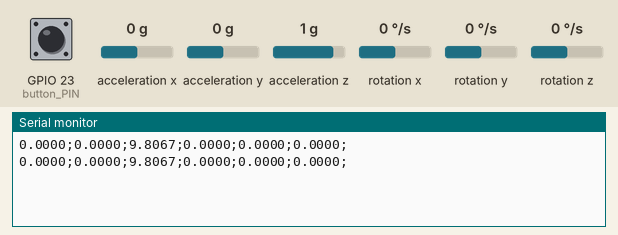
Recording of a sketch running on a simulated ESP32. Shown: the last lines printed to the serial monitor. Wiring (inferred from the names in the program): MPU-6050 motion sensor at I2C address 0x68. The inputs (shaded band) are chosen by the test bench; at power-on: GPIO 23 (button_PIN) HIGH, acceleration x 0 g, acceleration y 0 g, acceleration z 1 g, rotation x 0 °/s, rotation y 0 °/s, rotation z 0 °/s.

Above: at 10.8 s.
10.9 s: GPIO 23 (button_PIN) pulled LOW for 3 s
At 12.4 s:
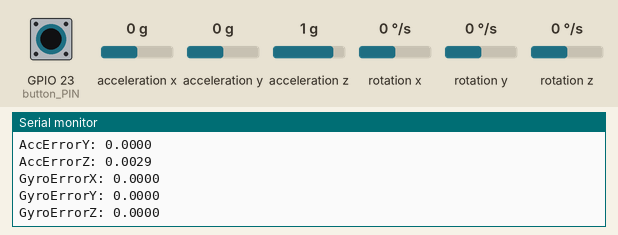
18.3 s: acceleration x set to -1.4 g
At 20.4 s:
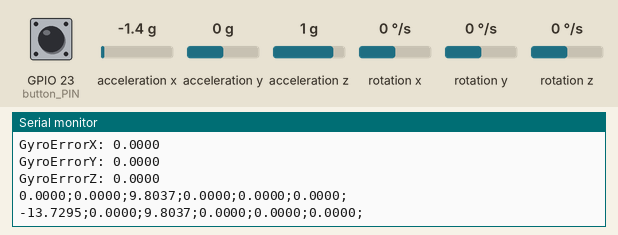
25.7 s: acceleration y set to -1.4 g
At 30.4 s:
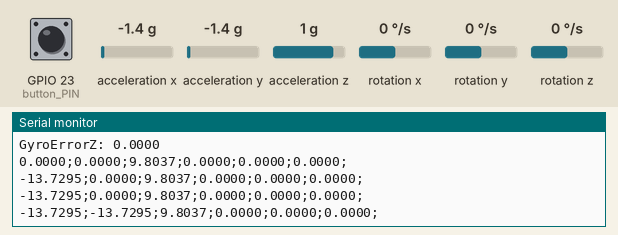
33.1 s: acceleration z set to -1.4 g
At 35.4 s:
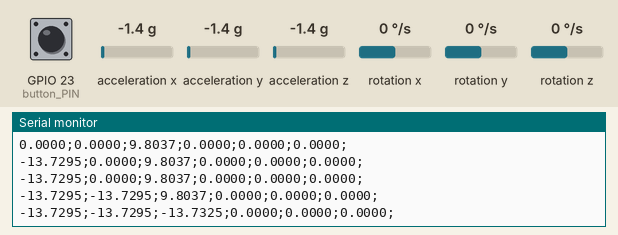
40.5 s: rotation x set to -192 °/s
At 45.4 s:
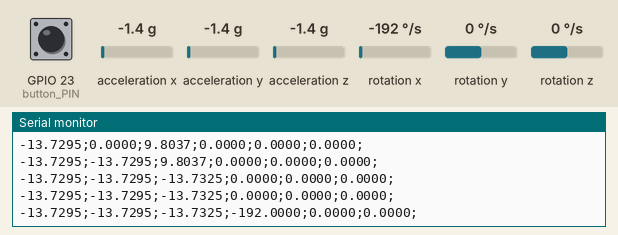
47.9 s: rotation y set to -192 °/s
At 50.4 s:
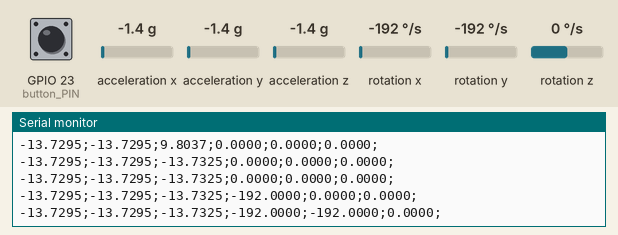
Timing chart, 0 to 51.9 s (numbered marks = the images above; inputs shaded):
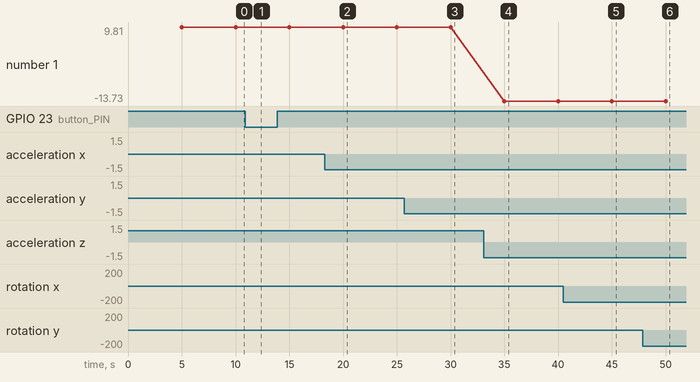

The sketch:

interrupt_ext.ino
```cpp
#include "Wire.h"
#include <Arduino.h>

const uint8_t button_PIN = 23;


#define MPU_ADDR 0x68
#define FILTER_ORDER 3
uint32_t intervalMPU = 5000;
uint32_t last;
uint32_t last_button_time = 0;
uint32_t button_time;

int16_t AccX, AccY, AccZ;
int16_t GyroX, GyroY, GyroZ;
float NormAccX, NormAccY, NormAccZ;
float NormGyroX, NormGyroY, NormGyroZ;
float AccOffsetX, AccOffsetY, AccOffsetZ, GyroOffsetX, GyroOffsetY, GyroOffsetZ;

float refG = 9.8037f;
float rangeAcc = .0001220703125f;
float rangeGyro = .0152671755725191f;
int c = 0;
int flag_isr = 0;

void IRAM_ATTR isr() {
  if (millis() - last_button_time > 250) {
    flag_isr = 1;
    last_button_time = millis();
  }
}

void setup() {
  Serial.begin(115200);
  pinMode(button_PIN, INPUT_PULLUP);
  attachInterrupt(button_PIN, isr, FALLING);

  Wire.begin();                      // Initialize comunication
  Wire.beginTransmission(MPU_ADDR);  // Start communication with MPU6050 // MPU=0x68
  Wire.write(0x6B);                  // Talk to the register 6B
  Wire.write(0);                     // Make reset - place a 0 into the 6B register
  Wire.endTransmission(true);        //end the transmission

  Wire.beginTransmission(MPU_ADDR);  // Start communication with MPU6050 // MPU=0x68
  Wire.write(0x1B);                  // Talk to register GYRO_CONFIG
  Wire.write(0x08);                  // Set gyroscope range +- 500 deg/s
  Wire.endTransmission(true);        //end the transmission

  Wire.beginTransmission(MPU_ADDR);  // Start communication with MPU6050 // MPU=0x68
  Wire.write(0x1C);                  // Talk to register ACC_CONFIG
  Wire.write(0x08);                  // Set accelerometer range +- 4g
  Wire.endTransmission(true);        //end the transmission

  delay(20);
}

void loop() {
  if (flag_isr == 1) {
    calculate_IMU_error(&AccOffsetX, &AccOffsetY, &AccOffsetZ, &GyroOffsetX, &GyroOffsetY, &GyroOffsetZ);
    flag_isr = 0;
  }
  if (millis() - last >= intervalMPU) {
    // === Read acceleromter data === //
    Wire.beginTransmission(MPU_ADDR);
    Wire.write(0x3B);  // Start with register 0x3B (ACCEL_XOUT_H)
    Wire.endTransmission(false);
    Wire.requestFrom(MPU_ADDR, 6, true);  // Read 6 registers total, each axis value is stored in 2 registers
    //For a range of +-4g, we need to divide the raw values by 8192, according to the datasheet
    AccX = ((Wire.read() << 8) | (Wire.read()));  // X-axis value
    AccY = ((Wire.read() << 8) | (Wire.read()));  // Y-axis value
    AccZ = ((Wire.read() << 8) | (Wire.read()));  // Z-axis value
    //Normalisasi Raw Data tersebut  Ref: 9.8036
    NormAccX = (AccX * rangeAcc) * 9.80665f - AccOffsetX;
    NormAccY = (AccY * rangeAcc) * 9.80665f - AccOffsetY;
    NormAccZ = (AccZ * rangeAcc) * 9.80665f - AccOffsetZ;

    Wire.beginTransmission(MPU_ADDR);
    Wire.write(0x43);  // Gyro data first register address 0x43
    Wire.endTransmission(false);
    Wire.requestFrom(MPU_ADDR, 6, true);  // Read 6 registers total, each axis value is stored in 2 registers
    // For a 500deg/s range we have to divide first the raw value by 65.5, according to the datasheet
    GyroX = ((Wire.read() << 8) | (Wire.read()));  // X-axis value
    GyroY = ((Wire.read() << 8) | (Wire.read()));  // Y-axis value
    GyroZ = ((Wire.read() << 8) | (Wire.read()));  // Z-axis value
    // Correct the outputs with the calculated error values
    NormGyroX = (GyroX * rangeGyro) - GyroOffsetX;  // GyroErrorX ~(-0.56)
    NormGyroY = (GyroY * rangeGyro) - GyroOffsetY;  // GyroErrorY ~(2)
    NormGyroZ = (GyroZ * rangeGyro) - GyroOffsetX;  // GyroErrorZ ~ (-0.8)
                                                    // ------PRINT TO serial---------
    Serial.print(NormAccX, 4);
    Serial.print(';');
    Serial.print(NormAccY, 4);
    Serial.print(';');
    Serial.print(NormAccZ, 4);
    Serial.print(';');
    Serial.print(NormGyroX, 4);
    Serial.print(';');
    Serial.print(NormGyroY, 4);
    Serial.print(';');
    Serial.print(NormGyroZ, 4);
    Serial.println(';');
    last += intervalMPU;
  }
}

void calculate_IMU_error(float* AccOffsetX, float* AccOffsetY, float* AccOffsetZ, float* GyroOffsetX, float* GyroOffsetY, float* GyroOffsetZ) {
  float AccErrorX = 0.0f;
  float AccErrorY = 0.0f;
  float AccErrorZ = 0.0f;
  float GyroErrorX = 0.0f;
  float GyroErrorY = 0.0f;
  float GyroErrorZ = 0.0f;
  int c = 0;
  // We can call this funtion in the setup section to calculate the accelerometer and gyro data error. From here we will get the error values used in the above equations printed on the Serial Monitor.
  // Note that we should place the IMU flat in order to get the proper values, so that we then can the correct values
  // Read accelerometer values 200 times
  while (c < 100) {
    Wire.beginTransmission(MPU_ADDR);
    Wire.write(0x3B);
    Wire.endTransmission(false);
    Wire.requestFrom(MPU_ADDR, 6, true);
    //For a range of +-2g, we need to divide the raw values by 16384, according to the datasheet
    AccX = ((Wire.read() << 8) | (Wire.read()));  // X-axis value
    AccY = ((Wire.read() << 8) | (Wire.read()));  // Y-axis value
    AccZ = ((Wire.read() << 8) | (Wire.read()));  // Z-axis value
    //Normalisasi Raw Data tersebut
    NormAccX = (AccX * rangeAcc) * 9.80665f;
    NormAccY = (AccY * rangeAcc) * 9.80665f;
    NormAccZ = (AccZ * rangeAcc) * 9.80665f;
    // Sum all readings
    AccErrorX = AccErrorX + NormAccX;
    AccErrorY = AccErrorY + NormAccY;
    AccErrorZ = AccErrorZ + NormAccZ;
    c++;
  }
  //Divide the sum by 100 to get the error value
  AccErrorX = AccErrorX / 100;
  AccErrorY = AccErrorY / 100;
  AccErrorZ = AccErrorZ / 100;
  // Reference G: 9.8037
  if (NormAccX > 9.0f) {
    *AccOffsetX = (AccErrorX - refG);
  } else if (NormAccY > 9.0f) {
    *AccOffsetY = (AccErrorY - refG);
  } else if (NormAccZ > 9.0f) {
    *AccOffsetZ = (AccErrorZ - refG);
  }
  c = 0;
  // Read gyro values 200 times
  while (c < 100) {
    Wire.beginTransmission(MPU_ADDR);
    Wire.write(0x43);
    Wire.endTransmission(false);
    Wire.requestFrom(MPU_ADDR, 6, true);
    GyroX = ((Wire.read() << 8) | (Wire.read()));
    GyroY = ((Wire.read() << 8) | (Wire.read()));
    GyroZ = ((Wire.read() << 8) | (Wire.read()));
    // Sum all readings
    NormGyroX = GyroX * rangeGyro;
    NormGyroY = GyroY * rangeGyro;
    NormGyroZ = GyroZ * rangeGyro;
    GyroErrorX = GyroErrorX + NormGyroX;
    GyroErrorY = GyroErrorY + NormGyroY;
    GyroErrorZ = GyroErrorZ + NormGyroZ;
    c++;
  }
  //Divide the sum by 200 to get the error value
  if (NormAccX > 9.0f) {
    *GyroOffsetX = GyroErrorX / 100;
    *GyroOffsetY = GyroErrorY / 100;
    *GyroOffsetZ = GyroErrorZ / 100;
  }
  // Print the error values on the Serial Monitor
  Serial.print("AccErrorX: ");
  Serial.println(*AccOffsetX, 4);
  Serial.print("AccErrorY: ");
  Serial.println(*AccOffsetY, 4);
  Serial.print("AccErrorZ: ");
  Serial.println(*AccOffsetZ, 4);
  Serial.print("GyroErrorX: ");
  Serial.println(*GyroOffsetX, 4);
  Serial.print("GyroErrorY: ");
  Serial.println(*GyroOffsetY, 4);
  Serial.print("GyroErrorZ: ");
  Serial.println(*GyroOffsetZ, 4);
}
```

Measured:
- after the input at 10.9 s, the serial monitor: prints a new line after 0.17 s (image 1)
- after the input at 18.3 s, the serial monitor: prints a new line after 1.7 s (image 2)
- after the input at 25.7 s, the serial monitor: prints a new line after 4.3 s (image 3)
- after the input at 33.1 s, the serial monitor: prints a new line after 1.9 s (image 4)
- after the input at 40.5 s, the serial monitor: prints a new line after 4.5 s (image 5)
- after the input at 47.9 s, the serial monitor: prints a new line after 2.1 s (image 6)
- plotted number 1: 9.81 → 9.8 after the input at 10.9 s, 9.8 → -13.73 after the input at 33.1 s
